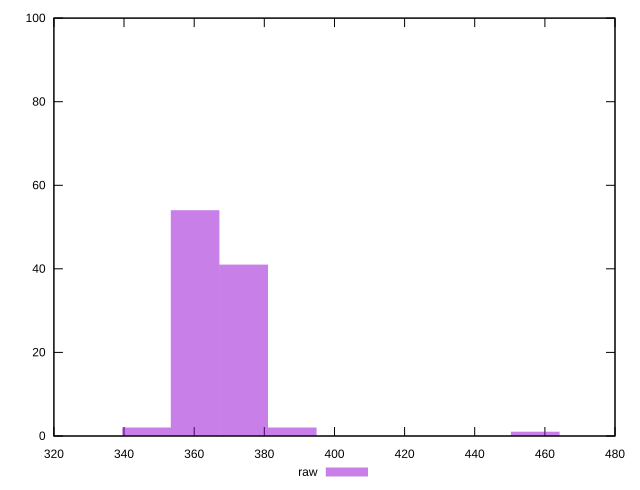

Recreate this plot in gnuplot.
reset
set terminal svg size 640, 490 enhanced background rgb 'white'
set output "reprap/mainthread-work-breakdown/samples/pages+cached+noexternal+nofonts+nosvg+noimg+nocss/raw/histogram.svg"

$raw <<EOF
360.2503402350167 54
374.1061225517481 41
457.2408164521366 1
346.39455791828533 2
387.96190486847956 2
EOF

set key outside below
set boxwidth 13.855782316731412
set yrange [0:100]
set style fill transparent solid 0.5 noborder

plot \
  $raw title "raw" with boxes, \


reset
